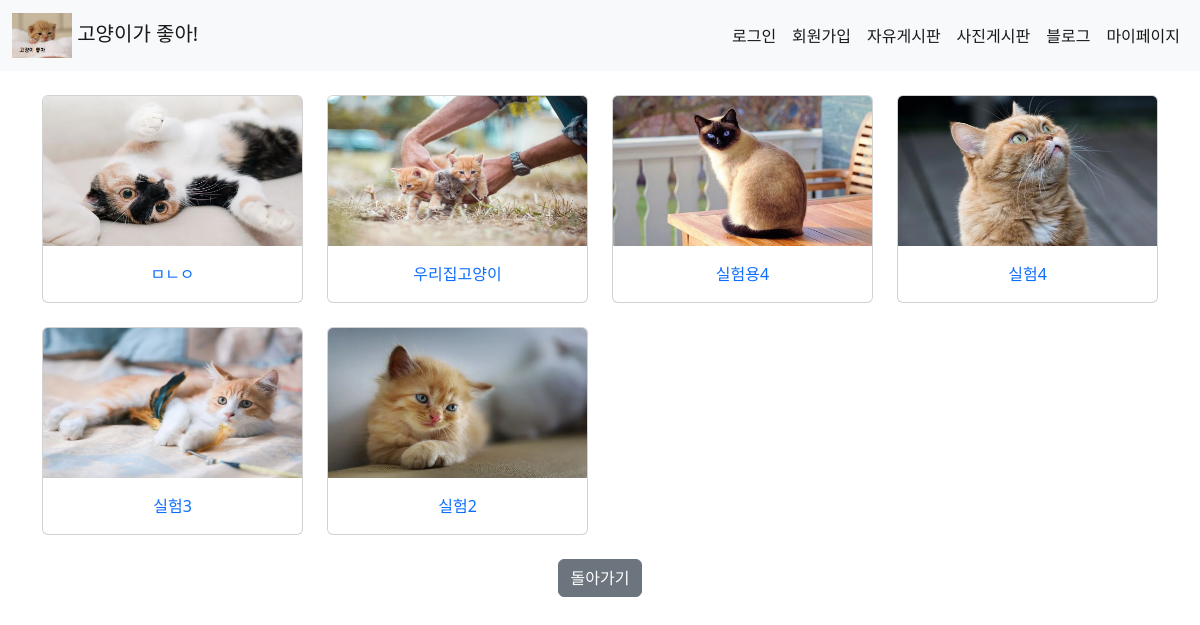
The app's page /blog/yun6800/photo/ with its own data.
### myblog/models.py (models this page shows)
class MyBlogPhotoPost(models.Model):
    blog = models.ForeignKey(MyBlog, on_delete=models.CASCADE)
    author = models.CharField(max_length=25)
    subject = models.CharField(max_length=20)
    title = models.CharField(max_length=40)
    content = models.CharField(max_length=1000)
    photo = models.ImageField(upload_to='blog_photo/%Y/%m/%d/')
    pub_date = models.DateTimeField(auto_now_add=True)
    update_date = models.DateTimeField(auto_now=True)

### myblog/views.py (the view)
# urls.py: path('<str:userid>/photo/', views.blog_photo, name='blog_photo_board'),
def blog_photo(request, userid):
    blog_user = get_object_or_404(get_user_model(), username=userid)
    post_list = MyBlogPhotoPost.objects.all().order_by('-pub_date').filter(blog=blog_user.blog)
    return render(request, 'myblog/blog_photo.html', {'post_list': post_list, 'blog_user': blog_user})

### myblog/templates/myblog/blog_photo.html (shortened to what this page needs)
{% extends 'myblog/base.html' %}
{% block content %}
    <div class="container text-center mt-4">
        <div class="row row-cols-4 g-4">
            {% for post in post_list %}
                <div class="col">
                    <div class="card">
                        <a href="{% url 'myblog:blog_photo_detail' blog_user.username post.pk %}"><img
                                class="card-img-top" width="150px" height="150px" src="{{ post.photo.url }}"></a>
                        <div class="card-body">
                            <a href="{% url 'myblog:blog_photo_detail' blog_user.username post.pk %}"
                               class="card-text">{{ post.title }}</a>
                        </div>
                    </div>
                </div>
            {% endfor %}
        </div>
        <br>
        <a href="{% url 'myblog:myblog' blog_user.username %}" class="btn btn-secondary">돌아가기</a>
    </div>
{% endblock %}

### myblog/templates/myblog/base.html (style rules this page uses)
a { text-decoration: none; }

### records on screen
MyBlogPhotoPost: photo (picture), title "ㅁㄴㅇ"
MyBlogPhotoPost: photo (picture), title "우리집고양이"
MyBlogPhotoPost: photo (picture), title "실험용4"
MyBlogPhotoPost: photo (picture), title "실험4"
MyBlogPhotoPost: photo (picture), title "실험3"
MyBlogPhotoPost: photo (picture), title "실험2"
